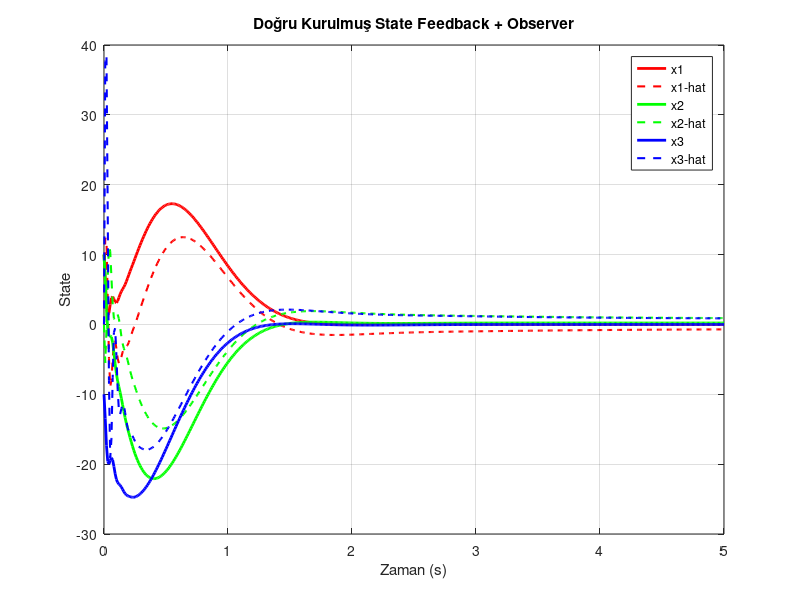

Here is the MATLAB script that generated this plot:
%% UNSTABLE SYSTEM
A = [-4, 0, -3;
     4, 0, 4;
     2, 0, 1];
B = [1; 1; 1];
C = [1 1 0];
D = 0;

%% FEEDBACK VE OBSERVER TASARIMI
K = place(A,B,[-4 -5 -6]);       % state feedback
L = place(A',C',[-10 -11 -12])';    % observer

%% DOĞRU AUGMENTED MATRİS
A_aug = [A-B*K   B*K;
         L*C     A-L*C-B*K];
B_aug = [B;
         B];

sys_aug = ss(A_aug, B_aug, eye(6), zeros(6,1));

%% SIMULATION
t = 0:0.01:5;
u = ones(size(t));              % step input
x0 = [10; 10; -10];             % plant başlangıcı
xhat0 = [0; 0; 0];              % observer başlangıcı

y = lsim(sys_aug, u, t, [x0; xhat0]);

x = y(:,1:3);        % gerçek state'ler
xhat = y(:,4:6);     % observer state tahminleri

%% PLOT
figure;
plot(t,x(:,1),'r','LineWidth',2); hold on;
plot(t,xhat(:,1),'r--','LineWidth',1.5);
plot(t,x(:,2),'g','LineWidth',2);
plot(t,xhat(:,2),'g--','LineWidth',1.5);
plot(t,x(:,3),'b','LineWidth',2);
plot(t,xhat(:,3),'b--','LineWidth',1.5);

legend('x1','x1-hat','x2','x2-hat','x3','x3-hat');
xlabel('Zaman (s)'); ylabel('State');
title('Doğru Kurulmuş State Feedback + Observer');
grid on;
